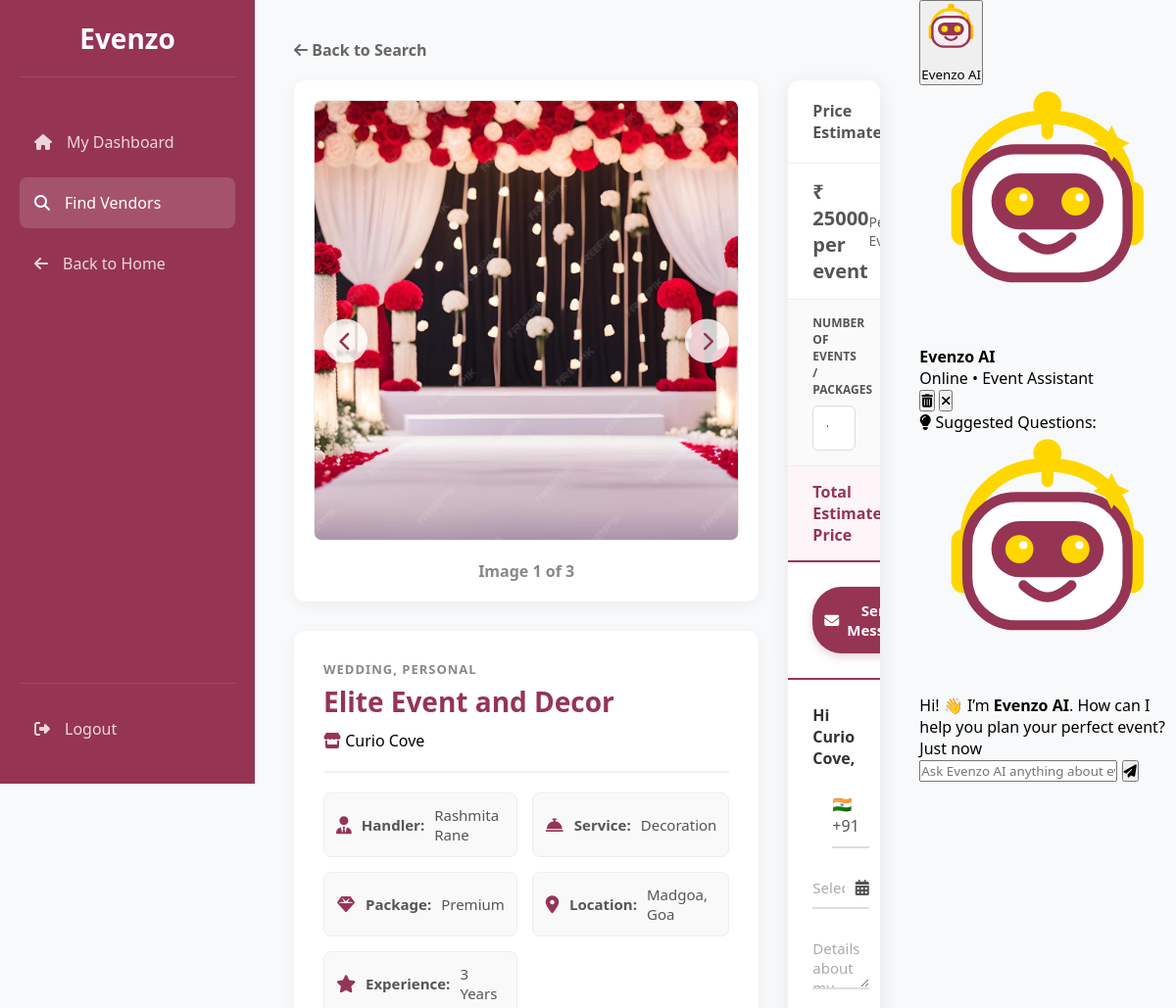
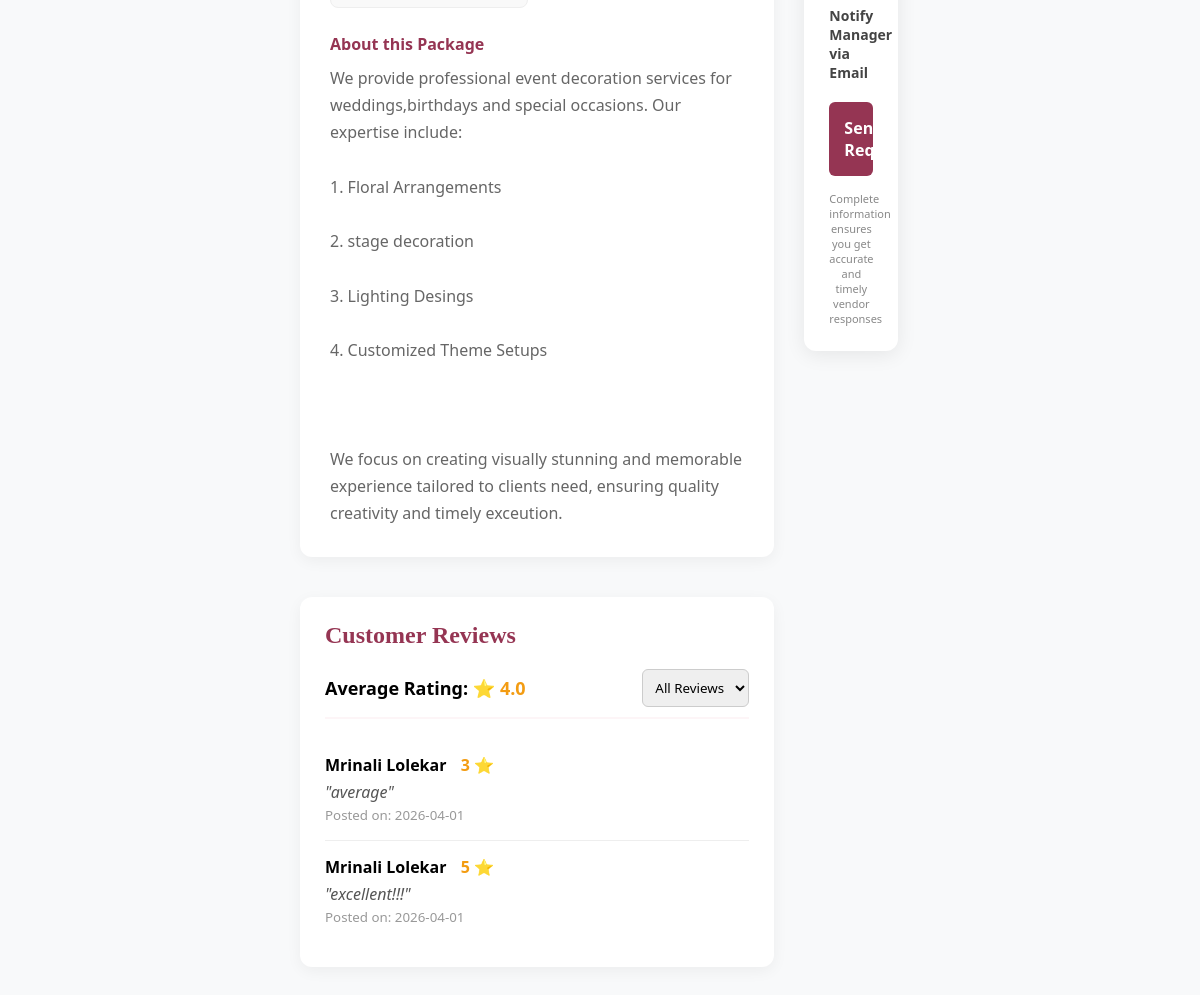
Screenshot of /vendor_details/16 (signed in) with the database file from the repository (2 pictures, top to bottom).
### tables this page shows
CREATE TABLE services (
                id INTEGER PRIMARY KEY AUTOINCREMENT,
                manager_id INTEGER NOT NULL,
                category TEXT,
                service_name TEXT NOT NULL,
                service_location TEXT,       
                services_offered TEXT,       
                experience_years INTEGER,    
                pricing TEXT,                
                images TEXT,                 
                description TEXT, unavailable_dates TEXT, pkg_basic_name TEXT DEFAULT 'Basic (Silver)', pkg_basic_price REAL DEFAULT 0.0, pkg_basic_desc TEXT, pkg_premium_name TEXT DEFAULT 'Premium (Gold)', pkg_premium_price REAL DEFAULT 0.0, pkg_premium_desc TEXT, pkg_luxury_name TEXT DEFAULT 'Luxury (Platinum)', pkg_luxury_price REAL DEFAULT 0.0, pkg_luxury_desc TEXT, package_tier TEXT DEFAULT 'Standard', is_active INTEGER DEFAULT 1,
                FOREIGN KEY (manager_id) REFERENCES users (id) ON DELETE CASCADE
            );

CREATE TABLE manager_profiles (
            id INTEGER PRIMARY KEY AUTOINCREMENT,
            user_id INTEGER NOT NULL,
            business_name TEXT NOT NULL,
            phone TEXT NOT NULL,
            license_path TEXT, -- Path to uploaded JPEG/PDF license
            bio TEXT,
            base_price REAL DEFAULT 0.0,
            rating REAL DEFAULT 0.0, profile_pic TEXT, location TEXT, -- For the "Ratings/Reviews system"
            FOREIGN KEY (user_id) REFERENCES users (id) ON DELETE CASCADE
        );

CREATE TABLE users (
            id INTEGER PRIMARY KEY AUTOINCREMENT,
            full_name TEXT NOT NULL,
            email TEXT UNIQUE NOT NULL,
            password TEXT NOT NULL,
            role TEXT CHECK(role IN ('user', 'admin', 'eventmanager')) NOT NULL,
            is_approved INTEGER DEFAULT 0, -- 0=Pending, 1=Approved by Admin
            created_at TIMESTAMP DEFAULT CURRENT_TIMESTAMP
        , reset_otp TEXT, is_active INTEGER DEFAULT 1);

CREATE TABLE reviews (
            id INTEGER PRIMARY KEY AUTOINCREMENT,
            client_id INTEGER NOT NULL,
            manager_id INTEGER NOT NULL,
            rating INTEGER CHECK(rating >= 1 AND rating <= 5),
            review_text TEXT,
            created_at TIMESTAMP DEFAULT CURRENT_TIMESTAMP, booking_id INTEGER, is_visible INTEGER DEFAULT 1,
            FOREIGN KEY (client_id) REFERENCES users (id),
            FOREIGN KEY (manager_id) REFERENCES users (id)
        );

### app.py (the view)
@app.route('/vendor_details/<int:service_id>')
def vendor_details(service_id):
    if 'user_id' not in session:
        return redirect(url_for('index'))
    conn = get_db_connection()
    service = conn.execute('''
        SELECT s.*, m.business_name, m.rating, m.phone, m.bio,
               u.full_name as manager_name
        FROM services s
        JOIN manager_profiles m ON s.manager_id = m.user_id
        JOIN users u ON m.user_id = u.id
        WHERE s.id=?
    ''', (service_id,)).fetchone()
    if not service:
        flash("Vendor not found.")
        return redirect(url_for('explore'))
    reviews = conn.execute('''
        SELECT r.*, u.full_name as client_name
        FROM reviews r JOIN users u ON r.client_id = u.id
        WHERE r.manager_id=? AND r.is_visible=1
        ORDER BY r.created_at DESC
    ''', (service['manager_id'],)).fetchall()
    paid_booking = conn.execute('''
        SELECT id FROM bookings
        WHERE client_id=? AND service_id=? AND status='confirmed' AND payment_status='paid'
        LIMIT 1
    ''', (session['user_id'], service_id)).fetchone()
    can_review = paid_booking is not None
    already_reviewed = conn.execute(
        "SELECT id FROM reviews WHERE client_id=? AND manager_id=?",
        (session['user_id'], service['manager_id'])
    ).fetchone()
    conn.close()
    return render_template('vendors_details.html',
        service=service, reviews=reviews,
        can_review=can_review and not already_reviewed)

### app.py (called while the page is built)
def get_db_connection():
    conn = sqlite3.connect('database.db', timeout=10)
    conn.row_factory = sqlite3.Row
    conn.execute("PRAGMA foreign_keys = ON")
    return conn

### frontend/templates/vendors_details.html (shortened to what this page needs)
<!DOCTYPE html>
<html lang="en">
<head>
    <link rel="stylesheet" href="https://cdnjs.cloudflare.com/ajax/libs/font-awesome/6.4.0/css/all.min.css">
    <link rel="stylesheet" href="https://cdn.jsdelivr.net/npm/flatpickr/dist/flatpickr.min.css">
</head>
<body>
    <div class="sidebar">
        <div class="logo">Evenzo</div>
        <nav class="nav-menu">
            <a href="{{ url_for('user_dashboard') }}" class="nav-item"><i class="fas fa-home"></i> My Dashboard</a>
            <a href="{{ url_for('explore') }}" class="nav-item active"><i class="fas fa-search"></i> Find Vendors</a>
            <a href="{{ url_for('index') }}" class="nav-item"><i class="fas fa-arrow-left"></i> Back to Home</a>
        </nav>
        <div class="logout-container">
            <a href="{{ url_for('logout') }}" class="nav-item"><i class="fas fa-sign-out-alt"></i> Logout</a>
        </div>
    </div>
    <div class="main-content">
        <a href="{{ url_for('explore') }}" class="back-btn"><i class="fas fa-arrow-left"></i> Back to Search</a>
        <div class="details-container">
            <div>
                <div class="slider-card">
                    {% set raw_imgs = service.images.split(',') if service.images else [] %}
                    {% set clean_imgs = raw_imgs | reject('equalto', '') | list %}
                    {% if clean_imgs|length > 0 %}
                        <img id="mainCarouselImg" src="{{ url_for('uploaded_file', filename=clean_imgs[0]) }}" class="main-image">
                        {% if clean_imgs|length > 1 %}
                        <div class="slider-controls">
                            <button class="slider-btn" onclick="changeImage(-1)"><i class="fas fa-chevron-left"></i></button>
                            <button class="slider-btn" onclick="changeImage(1)"><i class="fas fa-chevron-right"></i></button>
                        </div>
                        <div style="margin-top: 15px; color: #888; font-weight: bold;">Image <span id="imgCounter">1</span> of {{ clean_imgs|length }}</div>
                        {% endif %}
                    {% else %}
                        <div class="main-image" style="display: flex; align-items: center; justify-content: center; background: #eee; color: #aaa; font-size: 20px;">No Images Available</div>
                    {% endif %}
                </div>
                <div class="info-card">
                    <div class="info-header">
                        <div class="v-category">{{ service.category }}</div>
                        <div class="v-title">{{ service.service_name }}</div>
                        <div class="v-business"><i class="fas fa-store" style="color: var(--primary);"></i> {{ service.business_name }}</div>
                    </div>
                    <div class="v-grid">
                        <div class="v-detail"><i class="fas fa-user-tie"></i> <strong>Handler:</strong> {{ service.manager_name }}</div>
                        <div class="v-detail"><i class="fas fa-concierge-bell"></i> <strong>Service:</strong> {{ service.services_offered }}</div>
                        <div class="v-detail"><i class="fas fa-gem"></i> <strong>Package:</strong> {{ service.package_tier }}</div>
                        <div class="v-detail"><i class="fas fa-map-marker-alt"></i> <strong>Location:</strong> {{ service.service_location }}</div>
                        <div class="v-detail"><i class="fas fa-star"></i> <strong>Experience:</strong> {{ service.experience_years }} Years</div>
                    </div>
                    <div class="desc-title" style="font-weight:bold; color:var(--primary); margin-bottom:10px;">About this Package</div>
                    <div class="v-description">{{ service.description }}</div>
                </div>
                <div class="reviews-section">
                    <h2 style="color: var(--primary); margin-bottom: 20px; font-family: 'Sanchez', serif;">Customer Reviews</h2>
                    <div class="reviews-display">
                        <div style="display: flex; justify-content: space-between; align-items: center; margin-bottom: 20px; border-bottom: 2px solid #fdf5f7; padding-bottom: 10px;">
                            <p style="font-weight: bold; font-size: 18px;">Average Rating: <span style="color: #f39c12;">⭐ {{ service.rating if service.rating else '0.0' }}</span></p>
                            <select id="reviewSorter" onchange="sortReviews()" style="padding: 8px; border-radius: 6px; border: 1px solid #ccc; font-family: inherit; outline: none;">
                                <option value="all">All Reviews</option>
                            </select>
                        </div>
                        <div id="reviewsList">
                            {% for review in reviews %}
                            <div class="review-card" data-rating="{{ review.rating }}">
                                <p style="font-weight: bold; margin-bottom: 5px;">{{ review.client_name }} <span style="color: #f39c12; margin-left: 10px;">{{ review.rating }} ⭐</span></p>
                                <p style="color: #555; font-style: italic;">"{{ review.review_text }}"</p>
                                <small style="color: #999;">Posted on: {{ review.created_at.split(' ')[0] }}</small>
                            </div>
                            {% else %}
                            <p style="text-align: center; color: #999; padding: 20px;">No reviews yet.</p>
                            {% endfor %}
                        </div>
                    </div>
                </div>
            </div>
            <div class="booking-wrapper">
                <div class="pricing-header">
                    <h3>Price Estimate</h3>
                </div>
                <div class="pricing-row">
                    <div class="price-amt">₹ {{ service.pricing }}</div>
                    <div class="price-type" id="pricingUnitDisplay">Base Rate</div>
                </div>
                <div class="qty-input-wrapper" id="qtyWrapper" style="padding: 15px 25px; border-bottom: 1px solid #eee; background: #fafafa;">
                    <label id="qtyLabel" for="qtyInput" style="font-size: 12px; color: #555; font-weight: bold; margin-bottom: 8px; display: block; text-transform: uppercase;">
                    </label>
                    <input type="number" id="qtyInput" min="1" value="1" oninput="calculateTotal()"
                           style="width: 100%; padding: 12px; border: 1px solid #ddd; border-radius: 6px; font-size: 15px; outline: none; transition: 0.3s; background: white;">
                </div>
                <div class="pricing-row" style="background: #fdf5f7; border-bottom: 2px solid var(--primary);">
                    <div class="price-type" style="font-weight: bold; color: var(--primary); font-size: 16px;">Total Estimated Price</div>
                </div>
                <div class="action-pills">
                    <button class="pill-btn btn-msg"><i class="fas fa-envelope"></i> Send Message</button>
                </div>
                <div class="booking-form">
                    <div class="greeting">Hi {{ service.business_name }},</div>
                    <form action="{{ url_for('book_vendor') }}" method="POST">
                        <div class="form-grid">
                            <div class="input-group" style="display: flex; align-items: flex-end;">
                                <span style="padding-bottom: 10px; padding-right: 10px; color: #555; border-bottom: 2px solid #ddd;">🇮🇳 +91</span>
                            </div>
                            <div class="input-group date-icon-wrapper full-width">
                                <input type="text" name="event_date" id="bookingDateInput" placeholder="Select function date(s)*" required readonly>
                                <i class="fas fa-calendar-alt"></i>
                            </div>
                            <div class="input-group full-width">
                                <textarea name="client_message" placeholder="Details about my event (e.g., Guest count, timing, special requests)..." rows="2" required></textarea>
                            </div>
                        </div>
                        <div style="display: flex; justify-content: space-between; align-items: center; margin-top: 10px; margin-bottom: 5px; font-size: 14px; font-weight: 600; color: #444;">
                            <span>Notify Manager via Email</span>
                        </div>
                        <button type="submit" class="submit-btn" id="submitBookingBtn">Send Request</button>
                        <div class="footer-note">Complete information ensures you get accurate and timely vendor responses</div>
                    </form>
                </div>
            </div>
        </div>
    </div>
    {% include 'chatbot_widget.html' %}
</body>
</html>

### rows the page displays
services: category "WEDDING, PERSONAL", service_name "Elite Event and Decor", services_offered "Decoration", package_tier "Premium", service_location "Madgoa, Goa", experience_years "3", description "We provide professional event decoration services for weddings,birthdays and special occasions. Our expertise include: 1. Floral Arrangements 2. stage decoration 3. Lighting Desings 4. Customized Theme Setups We focus on creating visually stunning and memorable experience tailored to clients need, ensuring quality creativity and timely exceution.", pricing "25000 per event"
manager_profiles: business_name "Curio Cove", rating "4.0"
users: manager_name "Rashmita Rane"
reviews: client_name "Mrinali Lolekar", rating "3", review_text "average", created_at "2026-04-01"
reviews: client_name "Mrinali Lolekar", rating "5", review_text "excellent!!!", created_at "2026-04-01"

### other values shown
{{ clean_imgs|length }} "3"
